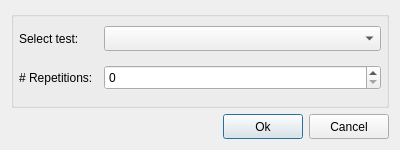
<?xml version="1.0" encoding="UTF-8"?>
<ui version="4.0">
 <class>diagTestSelect</class>
 <widget class="QDialog" name="diagTestSelect">
  <property name="geometry">
   <rect>
    <x>0</x>
    <y>0</y>
    <width>400</width>
    <height>150</height>
   </rect>
  </property>
  <property name="minimumSize">
   <size>
    <width>300</width>
    <height>150</height>
   </size>
  </property>
  <property name="maximumSize">
   <size>
    <width>400</width>
    <height>200</height>
   </size>
  </property>
  <property name="windowTitle">
   <string>Test Selection</string>
  </property>
  <property name="modal">
   <bool>true</bool>
  </property>
  <layout class="QVBoxLayout" name="formLayout">
   <item>
    <widget class="QGroupBox" name="gBox">
     <property name="title">
      <string/>
     </property>
     <layout class="QVBoxLayout" name="vLayout">
      <property name="spacing">
       <number>5</number>
      </property>
      <property name="leftMargin">
       <number>5</number>
      </property>
      <property name="topMargin">
       <number>0</number>
      </property>
      <property name="rightMargin">
       <number>5</number>
      </property>
      <property name="bottomMargin">
       <number>5</number>
      </property>
      <item>
       <layout class="QHBoxLayout" name="hLayout1">
        <item>
         <widget class="QLabel" name="lblTest">
          <property name="sizePolicy">
           <sizepolicy hsizetype="Preferred" vsizetype="Preferred">
            <horstretch>0</horstretch>
            <verstretch>0</verstretch>
           </sizepolicy>
          </property>
          <property name="minimumSize">
           <size>
            <width>80</width>
            <height>25</height>
           </size>
          </property>
          <property name="maximumSize">
           <size>
            <width>16777215</width>
            <height>25</height>
           </size>
          </property>
          <property name="text">
           <string>Select test:</string>
          </property>
         </widget>
        </item>
        <item>
         <widget class="QComboBox" name="cBoxTest">
          <property name="sizePolicy">
           <sizepolicy hsizetype="Expanding" vsizetype="Fixed">
            <horstretch>0</horstretch>
            <verstretch>0</verstretch>
           </sizepolicy>
          </property>
          <property name="minimumSize">
           <size>
            <width>0</width>
            <height>25</height>
           </size>
          </property>
          <property name="maximumSize">
           <size>
            <width>16777215</width>
            <height>25</height>
           </size>
          </property>
          <property name="autoFillBackground">
           <bool>true</bool>
          </property>
         </widget>
        </item>
       </layout>
      </item>
      <item>
       <layout class="QHBoxLayout" name="hLayout2">
        <item>
         <widget class="QLabel" name="lblReps">
          <property name="minimumSize">
           <size>
            <width>80</width>
            <height>25</height>
           </size>
          </property>
          <property name="maximumSize">
           <size>
            <width>16777215</width>
            <height>25</height>
           </size>
          </property>
          <property name="text">
           <string># Repetitions:</string>
          </property>
         </widget>
        </item>
        <item>
         <widget class="QSpinBox" name="iBoxReps">
          <property name="sizePolicy">
           <sizepolicy hsizetype="Expanding" vsizetype="Fixed">
            <horstretch>0</horstretch>
            <verstretch>0</verstretch>
           </sizepolicy>
          </property>
          <property name="minimumSize">
           <size>
            <width>0</width>
            <height>25</height>
           </size>
          </property>
          <property name="maximumSize">
           <size>
            <width>16777215</width>
            <height>25</height>
           </size>
          </property>
          <property name="autoFillBackground">
           <bool>true</bool>
          </property>
          <property name="maximum">
           <number>9999</number>
          </property>
         </widget>
        </item>
       </layout>
      </item>
     </layout>
    </widget>
   </item>
   <item>
    <layout class="QHBoxLayout" name="hLayout3">
     <item>
      <spacer name="hSpacer">
       <property name="orientation">
        <enum>Qt::Horizontal</enum>
       </property>
       <property name="sizeHint" stdset="0">
        <size>
         <width>40</width>
         <height>20</height>
        </size>
       </property>
      </spacer>
     </item>
     <item>
      <widget class="QPushButton" name="btnOk">
       <property name="minimumSize">
        <size>
         <width>0</width>
         <height>25</height>
        </size>
       </property>
       <property name="maximumSize">
        <size>
         <width>16777215</width>
         <height>25</height>
        </size>
       </property>
       <property name="text">
        <string>Ok</string>
       </property>
      </widget>
     </item>
     <item>
      <widget class="QPushButton" name="btnCancel">
       <property name="minimumSize">
        <size>
         <width>0</width>
         <height>25</height>
        </size>
       </property>
       <property name="maximumSize">
        <size>
         <width>16777215</width>
         <height>25</height>
        </size>
       </property>
       <property name="text">
        <string>Cancel</string>
       </property>
      </widget>
     </item>
    </layout>
   </item>
  </layout>
 </widget>
 <resources/>
 <connections/>
</ui>
